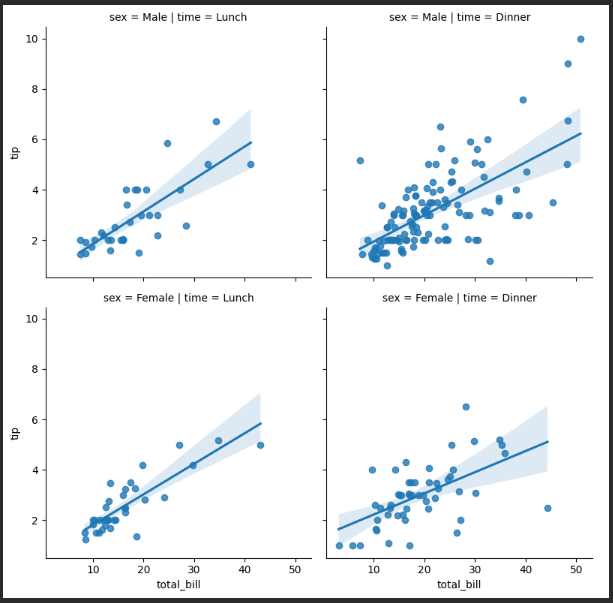

Reproduce this figure in Python.
import seaborn as sns
import matplotlib.pyplot as plt
import pandas as pd

# Загрузка данных
tips = sns.load_dataset('tips')

g = sns.FacetGrid(tips, col='time', row='sex', height=4)
g.map(sns.regplot, 'total_bill', 'tip')
g.add_legend()
plt.show()
